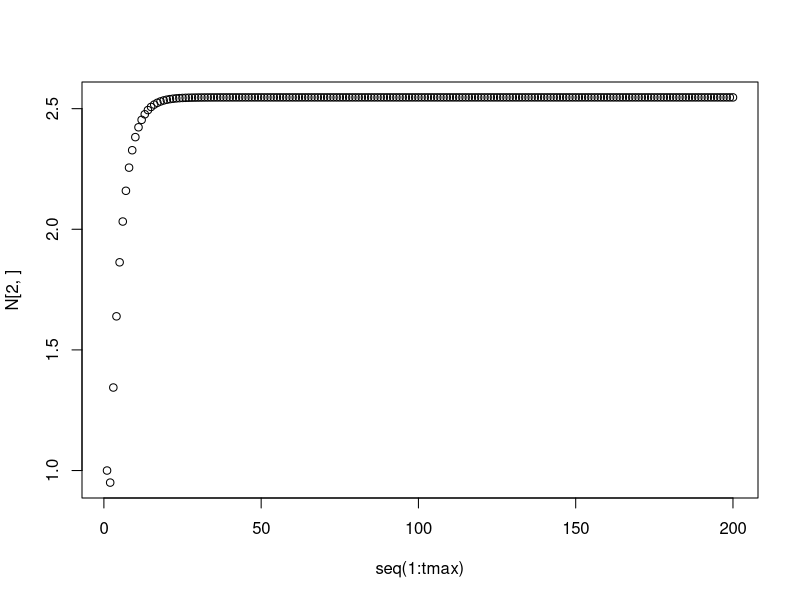
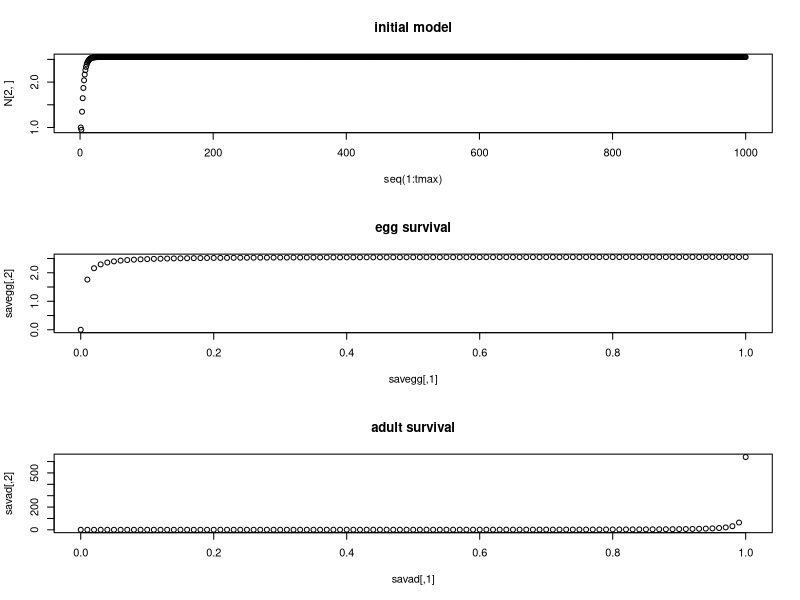

Here is the R script that generated these plots, in order:
## ---- chunk 1

phi = 5000 # clutch size
se = .6 # egg survival
sm = .2 # metamorph survival
sj = .2 # juvenile survival
sa = .75 #adult survival
stmax = .8 # max egg survival
p = .5 # sex ratio
d = .05 # density dependence coefficient
gamma = 1 # density dependence exponent
tmax = 200 # number of years for the time series

# creating the time series matrix, two rows (juveniles and adults) and a column for every year
N <- matrix(nrow=2,ncol=tmax)
# giving it the starting values, what we put here does not matter, it will converge on the same equillibrium, it may just take longer
N[,1] <- 1

# for loop
# this loops through each year, starting with year 2 since we already gave it the year 1 values to start with
for(t in 2:tmax){
tt = N[2,t-1] * p * phi * se # gives us teh total number of tadpoles hatched by taking the number of adults from the previouis year, and multiplying it by the sex ratio, the clutch size per female, and the egg survival
st = (stmax)/((1+d*tt)^gamma) # gives us tadpole survival, which is maximum egg survival divided by 1 + the density dependent coefficient times the number of tadpoles in this time step rasied to gamma
ft = p * phi * se * st * sm # this gives us our per capita fecundity by taking the sex ratio times the clutch size, times the survival of eggs time the survival of tadpoles (from above) and the survival of metamorphs
mat <- matrix(c(0,sj,ft,sa),ncol=2, nrow=2) # this takes the values we just figured out, along with a few we defined before the loop to create our matrix, it's a simple 2x2 matrix. the first column is 0 and survival of juveniles to become adults. the 0 is because all the juveniles leave the juvenile category, none remain
# the second column is the fecundity at this time step (so the number of eggs laid that become juveniles) and then the survival of adults
newN <- mat %*% N[,t-1] # here we are multiplying our matrix we just created times the population size from the previous time step in our N time series matrix
N[,t] <- newN # this takes the results of taht matrix multiplication and puts it in as the population size for this time step so that we can move onto the next one. 
}
## ---- chunk 2

## Fecundity (Fa) clutch size * survival(eggs) * survival(tadpoles)(function of time) * survival(metamorphs) * sex ratio
phi = 5000
se = .6
sm = .2
sj = .2
sa = .75
stmax = .8
p = .5
d = .05
gamma = 1
tmax = 200

mat <- matrix(c(0,sj,ft,sa),ncol=2, nrow=2)

N <- matrix(nrow=2,ncol=tmax)
N[,1] <- 1


for(t in 2:tmax){
tt = N[2,t-1] * p * phi * se
st = (stmax)/((1+d*tt)^gamma)
ft = p * phi * se * st * sm
mat <- matrix(c(0,sj,ft,sa),ncol=2, nrow=2)
newN <- mat %*% N[,t-1]
N[,t] <- newN
}


plot(seq(1:tmax), N[2,])

max(N[2,])



####

## Sensativity

####


phi = 5000
se = .6
sm = .2
sj = .2
sa = seq(0,1,by=.01)
stmax = .8
p = .5
d = .05
gamma = 1
tmax = 1000

mat <- matrix(c(0,sj,ft,sa),ncol=2, nrow=2)

N <- matrix(nrow=2,ncol=tmax)
N[,1] <- 1

savad <- matrix(ncol=2, nrow=length(sa))
savad[,1] <- sa

for(i in 1:length(sa)){
	for(t in 2:tmax){
		tt = N[2,t-1] * p * phi * se
		st = (stmax)/((1+d*tt)^gamma)
		ft = p * phi * se * st * sm
		mat <- matrix(c(0,sj,ft,sa[i]),ncol=2, nrow=2)
		newN <- mat %*% N[,t-1]
		N[,t] <- newN
	}
savad[i,2] <- newN[2,]
}




###

## egg survival

###


phi = 5000
se = seq(0,1,by=.01)
sm = .2
sj = .2
sa = .75
stmax = .8
p = .5
d = .05
gamma = 1
tmax = 1000

mat <- matrix(c(0,sj,ft,sa),ncol=2, nrow=2)

N <- matrix(nrow=2,ncol=tmax)
N[,1] <- 1

savegg <- matrix(ncol=2, nrow=length(se))
savegg[,1] <- se

for(i in 1:length(se)){
	for(t in 2:tmax){
		tt = N[2,t-1] * p * phi * se[i]
		st = (stmax)/((1+d*tt)^gamma)
		ft = p * phi * se[i] * st * sm
		mat <- matrix(c(0,sj,ft,sa),ncol=2, nrow=2)
		newN <- mat %*% N[,t-1]
		N[,t] <- newN
	}
savegg[i,2] <- newN[2,]
}



###

## plots

###

par(mfrow=c(3,1))
plot(seq(1:tmax), N[2,], main="initial model")
plot(savegg, main="egg survival")
plot(savad, main="adult survival")
